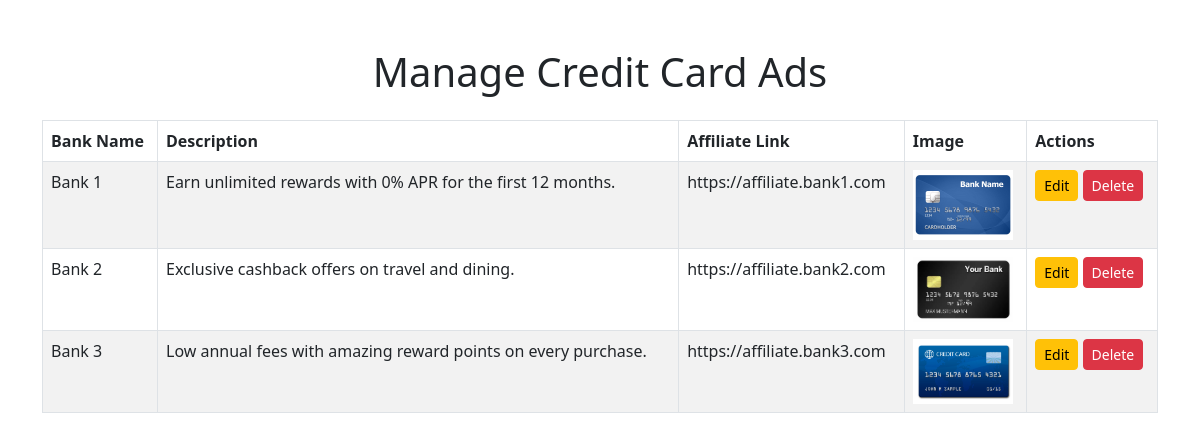
The page /manage_ads.php on the database its author committed.
### tables this page shows
CREATE TABLE `credit_cards` (
  `id` int(11) NOT NULL,
  `bank_name` varchar(255) NOT NULL,
  `description` text NOT NULL,
  `image_path` varchar(255) NOT NULL,
  `affiliate_link` varchar(255) NOT NULL
);

### manage_ads.php (the view, shortened to what this page needs)
<?php
include 'config.php';
$stmt = $conn->prepare("SELECT id, bank_name, description, affiliate_link, image_path FROM credit_cards");
$stmt->execute();
$ads = $stmt->fetchAll(PDO::FETCH_ASSOC);
?>
<!DOCTYPE html>
<html lang="en">
<head>
    <link href="https://cdn.jsdelivr.net/npm/bootstrap@5.3.0/dist/css/bootstrap.min.css" rel="stylesheet">
</head>
<body>
    <div class="container my-5">
        <h1 class="text-center mb-4">Manage Credit Card Ads</h1>
        <table class="table table-bordered table-striped">
            <thead class="thead-dark">
                <tr>
                    <th>Bank Name</th>
                    <th>Description</th>
                    <th>Affiliate Link</th>
                    <th>Image</th>
                    <th>Actions</th>
                </tr>
            </thead>
            <tbody>
                <?php foreach ($ads as $ad): ?>
                    <tr>
                        <td><?php echo htmlspecialchars($ad['bank_name']); ?></td>
                        <td><?php echo htmlspecialchars($ad['description']); ?></td>
                        <td><?php echo htmlspecialchars($ad['affiliate_link']); ?></td>
                        <td><img src="<?php echo htmlspecialchars($ad['image_path']); ?>" alt="Ad Image" width="100"></td>
                        <td>
                            <a href="edit_ad.php?id=<?php echo $ad['id']; ?>" class="btn btn-warning btn-sm">Edit</a>
                            <a href="delete_ad.php?id=<?php echo $ad['id']; ?>" class="btn btn-danger btn-sm" onclick="return confirm('Are you sure you want to delete this ad?')">Delete</a>
                        </td>
                    </tr>
                <?php endforeach; ?>
            </tbody>
        </table>
    </div>
</body>
</html>

### rows shown on the page
credit_cards: bank_name "Bank 1", description "Earn unlimited rewards with 0% APR for the first 12 months.", affiliate_link "https://affiliate.bank1.com", image_path (picture)
credit_cards: bank_name "Bank 2", description "Exclusive cashback offers on travel and dining.", affiliate_link "https://affiliate.bank2.com", image_path (picture)
credit_cards: bank_name "Bank 3", description "Low annual fees with amazing reward points on every purchase.", affiliate_link "https://affiliate.bank3.com", image_path (picture)
